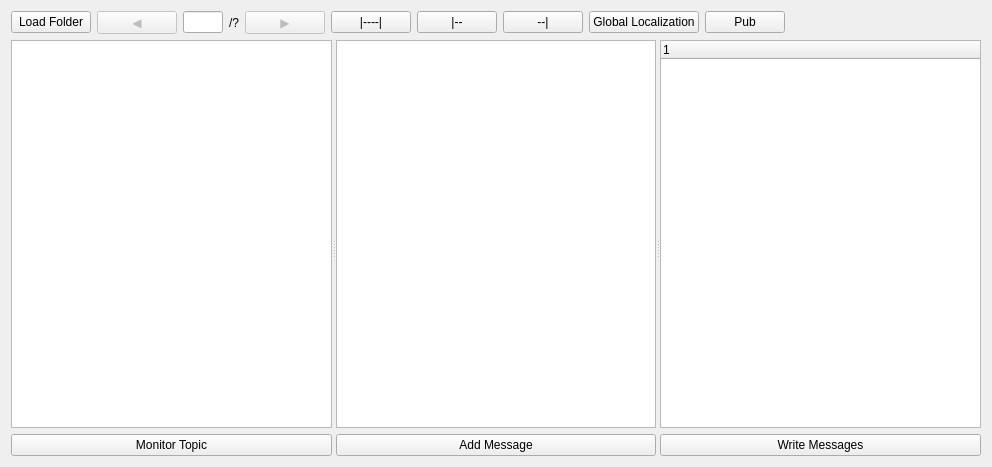
<?xml version="1.0" encoding="UTF-8"?>
<ui version="4.0">
 <class>BagAnnotator</class>
 <widget class="QWidget" name="BagAnnotator">
  <property name="geometry">
   <rect>
    <x>0</x>
    <y>0</y>
    <width>992</width>
    <height>467</height>
   </rect>
  </property>
  <property name="windowTitle">
   <string>Form</string>
  </property>
  <layout class="QHBoxLayout" name="horizontalLayout">
   <item>
    <layout class="QVBoxLayout" name="verticalLayout_3">
     <item>
      <layout class="QHBoxLayout" name="horizontalLayout_3" stretch="0,0,0,0,0,0,0,0,0,0,0">
       <item>
        <widget class="QPushButton" name="loadFolderButton">
         <property name="text">
          <string>Load Folder</string>
         </property>
        </widget>
       </item>
       <item>
        <widget class="QPushButton" name="prevBagButton">
         <property name="enabled">
          <bool>false</bool>
         </property>
         <property name="toolTip">
          <string>Previous Bag</string>
         </property>
         <property name="text">
          <string>◀</string>
         </property>
        </widget>
       </item>
       <item>
        <widget class="QLineEdit" name="whichBagInput">
         <property name="maximumSize">
          <size>
           <width>40</width>
           <height>16777215</height>
          </size>
         </property>
         <property name="alignment">
          <set>Qt::AlignRight|Qt::AlignTrailing|Qt::AlignVCenter</set>
         </property>
        </widget>
       </item>
       <item>
        <widget class="QLabel" name="whichBagLabel">
         <property name="text">
          <string>/?</string>
         </property>
        </widget>
       </item>
       <item>
        <widget class="QPushButton" name="nextBagButton">
         <property name="enabled">
          <bool>false</bool>
         </property>
         <property name="toolTip">
          <string>Next Bag</string>
         </property>
         <property name="text">
          <string>▶</string>
         </property>
        </widget>
       </item>
       <item>
        <widget class="QPushButton" name="newIntervalButton">
         <property name="toolTip">
          <string>New Interval</string>
         </property>
         <property name="text">
          <string>|----|</string>
         </property>
        </widget>
       </item>
       <item>
        <widget class="QPushButton" name="startIntervalButton">
         <property name="sizePolicy">
          <sizepolicy hsizetype="Minimum" vsizetype="Fixed">
           <horstretch>0</horstretch>
           <verstretch>0</verstretch>
          </sizepolicy>
         </property>
         <property name="toolTip">
          <string>Set Interval Start</string>
         </property>
         <property name="text">
          <string>|--</string>
         </property>
        </widget>
       </item>
       <item>
        <widget class="QPushButton" name="endIntervalButton">
         <property name="toolTip">
          <string>Set Interval End</string>
         </property>
         <property name="text">
          <string>--|</string>
         </property>
        </widget>
       </item>
       <item>
        <widget class="QPushButton" name="globalLocButton">
         <property name="toolTip">
          <string>Add Global Localization</string>
         </property>
         <property name="text">
          <string>Global Localization</string>
         </property>
        </widget>
       </item>
       <item>
        <widget class="QPushButton" name="publishAnnotations">
         <property name="text">
          <string>Pub</string>
         </property>
         <property name="checkable">
          <bool>true</bool>
         </property>
        </widget>
       </item>
       <item>
        <spacer name="horizontalSpacer">
         <property name="orientation">
          <enum>Qt::Horizontal</enum>
         </property>
         <property name="sizeHint" stdset="0">
          <size>
           <width>40</width>
           <height>20</height>
          </size>
         </property>
        </spacer>
       </item>
      </layout>
     </item>
     <item>
      <widget class="QSplitter" name="splitter">
       <property name="sizePolicy">
        <sizepolicy hsizetype="MinimumExpanding" vsizetype="Preferred">
         <horstretch>0</horstretch>
         <verstretch>0</verstretch>
        </sizepolicy>
       </property>
       <property name="orientation">
        <enum>Qt::Horizontal</enum>
       </property>
       <widget class="QWidget" name="layoutWidget">
        <layout class="QVBoxLayout" name="verticalLayout">
         <item>
          <widget class="QListView" name="topicListView">
           <property name="sizePolicy">
            <sizepolicy hsizetype="MinimumExpanding" vsizetype="Expanding">
             <horstretch>0</horstretch>
             <verstretch>0</verstretch>
            </sizepolicy>
           </property>
           <property name="dragEnabled">
            <bool>true</bool>
           </property>
           <property name="dragDropMode">
            <enum>QAbstractItemView::DragOnly</enum>
           </property>
           <property name="defaultDropAction">
            <enum>Qt::MoveAction</enum>
           </property>
          </widget>
         </item>
         <item>
          <widget class="QPushButton" name="monitorTopicButton">
           <property name="text">
            <string>Monitor Topic</string>
           </property>
          </widget>
         </item>
        </layout>
       </widget>
       <widget class="QWidget" name="layoutWidget">
        <layout class="QVBoxLayout" name="verticalLayout_2">
         <item>
          <widget class="QListView" name="monitoredTopicListView">
           <property name="editTriggers">
            <set>QAbstractItemView::AllEditTriggers</set>
           </property>
           <property name="dragEnabled">
            <bool>true</bool>
           </property>
           <property name="dragDropMode">
            <enum>QAbstractItemView::DragDrop</enum>
           </property>
           <property name="defaultDropAction">
            <enum>Qt::MoveAction</enum>
           </property>
          </widget>
         </item>
         <item>
          <widget class="QPushButton" name="addMessageButton">
           <property name="text">
            <string>Add Message</string>
           </property>
          </widget>
         </item>
        </layout>
       </widget>
       <widget class="QWidget" name="layoutWidget">
        <layout class="QVBoxLayout" name="verticalLayout_2">
         <item>
          <widget class="QTreeWidget" name="addedMessagesTable">
           <column>
            <property name="text">
             <string notr="true">1</string>
            </property>
           </column>
          </widget>
         </item>
         <item>
          <layout class="QHBoxLayout" name="horizontalLayout_4">
           <item>
            <widget class="QPushButton" name="writeMessagesButton">
             <property name="text">
              <string>Write Messages</string>
             </property>
            </widget>
           </item>
          </layout>
         </item>
        </layout>
       </widget>
      </widget>
     </item>
    </layout>
   </item>
  </layout>
 </widget>
 <resources/>
 <connections/>
</ui>
